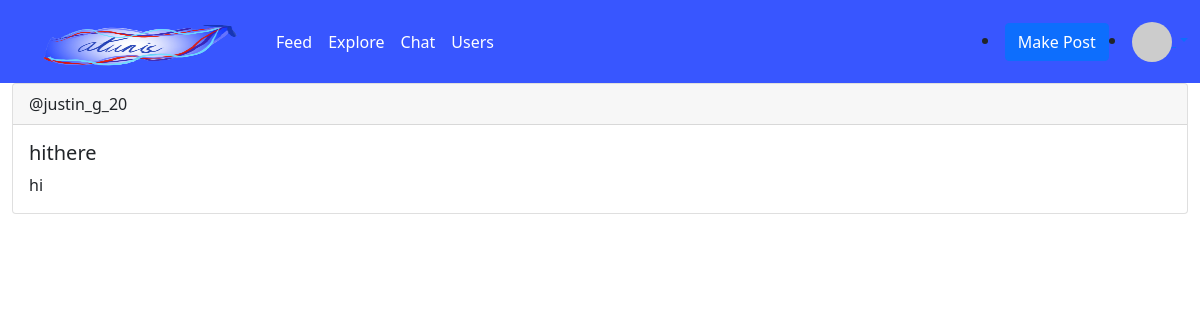
The app's page /media/posts/1 (signed in) with its own data.
### code.py (models this page shows, shortened)
class users(db.Model):
    id = db.Column("id", db.Integer, primary_key=True)
    name = db.Column(db.String(100))
    email = db.Column(db.String(100))
    about_me = db.Column(db.String(400))
    password = db.Column(db.String(100))
    posts = db.relationship("Post", backref="author", lazy="dynamic")
    followed = db.relationship(
        "users",
        secondary=followers,
        primaryjoin=(followers.c.follower_id == id),
        secondaryjoin=(followers.c.followed_id == id),
        backref=db.backref("followers", lazy="dynamic"),
        lazy="dynamic",
    )
    def avatar(self):
        return (
            "https://www.gravatar.com/avatar/"
            + md5(self.email.encode()).hexdigest()
            + "?d=identicon"
        )

class Post(db.Model):
    id = db.Column("id", db.Integer, primary_key=True)
    title = db.Column(db.String(100))
    body = db.Column(db.String(400))
    date = db.Column(db.String(100), index=True, default=datetime.datetime.utcnow)
    user_id = db.Column(db.Integer, db.ForeignKey("users.id"))

### media.py (the view)
@media.route("/posts/<post_id>")
def view_post(post_id):
    if "user" not in session:
        return redirect(url_for("login"))
    post = Post.query.get(post_id)
    return render_template("view_post.html", post=post, users=users)

### templates/view_post.html (shortened to what this page needs)
{% extends "media.html" %}
{%block content %}
<div class="card">
    <div class="card-header">
      @{{post.author.name}}
    </div>
    <div class="card-body">
      <h5 class="card-title">{{post.title}}</h5>
      <p class="card-text">{{post.body}}</p>
    </div>
  </div>
{% endblock%}

### records on screen
users: author.name "justin_g_20"
Post: title "hithere", body "hi"
